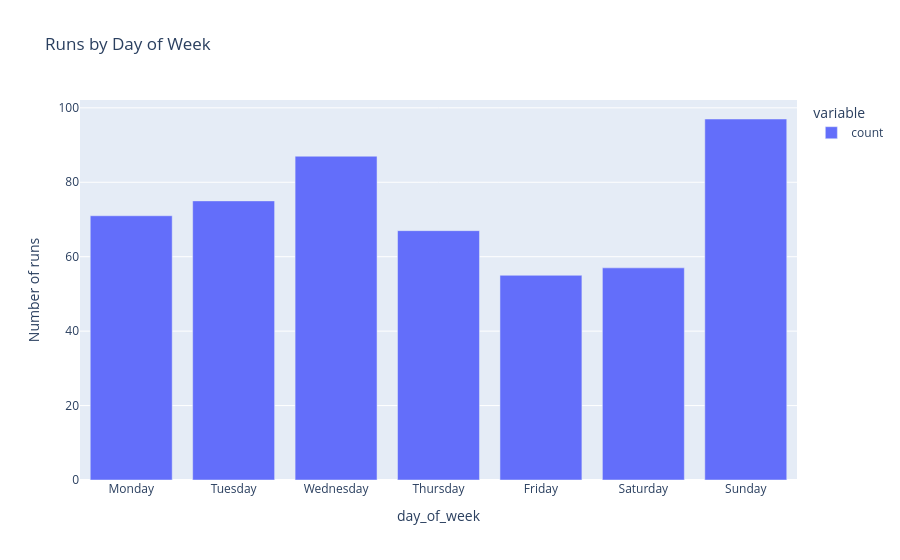

Notebook code cell kept with this figure:
### Code cell
df["day_of_week"] = df["date"].dt.day_name()
day_order = ["Monday","Tuesday","Wednesday","Thursday","Friday","Saturday","Sunday"]

day_counts = df["day_of_week"].value_counts().reindex(day_order)
fig = px.bar(day_counts, 
             title="Runs by Day of Week",
             labels={"value": "Number of runs", "index": "Day"})
fig.show()

### Figure 1 — Plotly figure (JSON) as saved in the notebook; plotly's stock layout.template omitted (floating-point values rounded to 4 significant figures)
{"data": [{"hovertemplate": "variable=count<br>day_of_week=%{x}<br>Number of runs=%{y}<extra></extra>", "legendgroup": "count", "marker": {"color": "#636efa", "pattern": {"shape": ""}}, "name": "count", "orientation": "v", "showlegend": true, "textposition": "auto", "type": "bar", "x": ["Monday", "Tuesday", "Wednesday", "Thursday", "Friday", "Saturday", "Sunday"], "xaxis": "x", "y": [71, 75, 87, 67, 55, 57, 97], "yaxis": "y"}], "layout": {"barmode": "relative", "legend": {"title": {"text": "variable"}, "tracegroupgap": 0}, "title": {"text": "Runs by Day of Week"}, "xaxis": {"anchor": "y", "domain": [0, 1], "title": {"text": "day_of_week"}}, "yaxis": {"anchor": "x", "domain": [0, 1], "title": {"text": "Number of runs"}}}}
